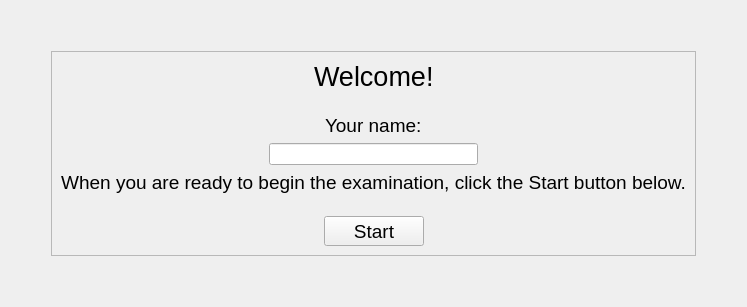
      <widget class="QWidget" name="startPage">
       <layout class="QGridLayout">
        <item row="0" column="0">
         <spacer>
          <property name="orientation">
           <enum>Qt::Horizontal</enum>
          </property>
          <property name="sizeHint" stdset="0">
           <size>
            <width>40</width>
            <height>20</height>
           </size>
          </property>
         </spacer>
        </item>
        <item row="0" column="1">
         <spacer>
          <property name="orientation">
           <enum>Qt::Vertical</enum>
          </property>
          <property name="sizeHint" stdset="0">
           <size>
            <width>20</width>
            <height>40</height>
           </size>
          </property>
         </spacer>
        </item>
        <item row="0" column="2">
         <spacer>
          <property name="orientation">
           <enum>Qt::Horizontal</enum>
          </property>
          <property name="sizeHint" stdset="0">
           <size>
            <width>40</width>
            <height>20</height>
           </size>
          </property>
         </spacer>
        </item>
        <item row="1" column="0">
         <spacer>
          <property name="orientation">
           <enum>Qt::Horizontal</enum>
          </property>
          <property name="sizeHint" stdset="0">
           <size>
            <width>40</width>
            <height>20</height>
           </size>
          </property>
         </spacer>
        </item>
        <item row="1" column="1">
         <widget class="QFrame" name="welcomeFrame">
          <property name="frameShape">
           <enum>QFrame::StyledPanel</enum>
          </property>
          <property name="frameShadow">
           <enum>QFrame::Raised</enum>
          </property>
          <layout class="QVBoxLayout">
           <item>
            <layout class="QHBoxLayout">
             <property name="spacing">
              <number>6</number>
             </property>
             <property name="margin">
              <number>0</number>
             </property>
             <item>
              <spacer>
               <property name="orientation">
                <enum>Qt::Horizontal</enum>
               </property>
               <property name="sizeHint" stdset="0">
                <size>
                 <width>40</width>
                 <height>20</height>
                </size>
               </property>
              </spacer>
             </item>
             <item>
              <widget class="QLabel" name="label_welcome">
               <property name="font">
                <font>
                 <pointsize>20</pointsize>
                </font>
               </property>
               <property name="text">
                <string>Welcome!</string>
               </property>
              </widget>
             </item>
             <item>
              <spacer>
               <property name="orientation">
                <enum>Qt::Horizontal</enum>
               </property>
               <property name="sizeHint" stdset="0">
                <size>
                 <width>40</width>
                 <height>20</height>
                </size>
               </property>
              </spacer>
             </item>
            </layout>
           </item>
           <item>
            <spacer>
             <property name="orientation">
              <enum>Qt::Vertical</enum>
             </property>
             <property name="sizeType">
              <enum>QSizePolicy::Preferred</enum>
             </property>
             <property name="sizeHint" stdset="0">
              <size>
               <width>481</width>
               <height>16</height>
              </size>
             </property>
            </spacer>
           </item>
           <item>
            <layout class="QHBoxLayout">
             <property name="spacing">
              <number>6</number>
             </property>
             <property name="margin">
              <number>0</number>
             </property>
             <item>
              <spacer>
               <property name="orientation">
                <enum>Qt::Horizontal</enum>
               </property>
               <property name="sizeHint" stdset="0">
                <size>
                 <width>40</width>
                 <height>20</height>
                </size>
               </property>
              </spacer>
             </item>
             <item>
              <widget class="QLabel" name="label_your_name">
               <property name="font">
                <font>
                 <pointsize>14</pointsize>
                </font>
               </property>
               <property name="text">
                <string>Your name:</string>
               </property>
              </widget>
             </item>
             <item>
              <spacer>
               <property name="orientation">
                <enum>Qt::Horizontal</enum>
               </property>
               <property name="sizeHint" stdset="0">
                <size>
                 <width>40</width>
                 <height>20</height>
                </size>
               </property>
              </spacer>
             </item>
            </layout>
           </item>
           <item>
            <layout class="QHBoxLayout">
             <property name="spacing">
              <number>6</number>
             </property>
             <property name="margin">
              <number>0</number>
             </property>
             <item>
              <spacer>
               <property name="orientation">
                <enum>Qt::Horizontal</enum>
               </property>
               <property name="sizeHint" stdset="0">
                <size>
                 <width>40</width>
                 <height>20</height>
                </size>
               </property>
              </spacer>
             </item>
             <item>
              <widget class="QLineEdit" name="nameLineEdit">
               <property name="minimumSize">
                <size>
                 <width>151</width>
                 <height>0</height>
                </size>
               </property>
              </widget>
             </item>
             <item>
              <spacer>
               <property name="orientation">
                <enum>Qt::Horizontal</enum>
               </property>
               <property name="sizeHint" stdset="0">
                <size>
                 <width>40</width>
                 <height>20</height>
                </size>
               </property>
              </spacer>
             </item>
            </layout>
           </item>
           <item>
            <widget class="QLabel" name="label_ready_note">
             <property name="font">
              <font>
               <pointsize>14</pointsize>
              </font>
             </property>
             <property name="text">
              <string>When you are ready to begin the examination, click the Start button below.</string>
             </property>
             <property name="alignment">
              <set>Qt::AlignCenter</set>
             </property>
            </widget>
           </item>
           <item>
            <spacer>
             <property name="orientation">
              <enum>Qt::Vertical</enum>
             </property>
             <property name="sizeType">
              <enum>QSizePolicy::Preferred</enum>
             </property>
             <property name="sizeHint" stdset="0">
              <size>
               <width>481</width>
               <height>16</height>
              </size>
             </property>
            </spacer>
           </item>
           <item>
            <layout class="QHBoxLayout">
             <property name="spacing">
              <number>6</number>
             </property>
             <property name="margin">
              <number>0</number>
             </property>
             <item>
              <spacer>
               <property name="orientation">
                <enum>Qt::Horizontal</enum>
               </property>
               <property name="sizeHint" stdset="0">
                <size>
                 <width>97</width>
                 <height>20</height>
                </size>
               </property>
              </spacer>
             </item>
             <item>
              <widget class="QToolButton" name="tbtnStart">
               <property name="minimumSize">
                <size>
                 <width>100</width>
                 <height>0</height>
                </size>
               </property>
               <property name="font">
                <font>
                 <pointsize>14</pointsize>
                </font>
               </property>
               <property name="text">
                <string>Start</string>
               </property>
               <property name="icon">
                <iconset resource="resources.qrc">
                 <normaloff>:/images/images/player_play.png</normaloff>:/images/images/player_play.png</iconset>
               </property>
               <property name="iconSize">
                <size>
                 <width>32</width>
                 <height>32</height>
                </size>
               </property>
               <property name="toolButtonStyle">
                <enum>Qt::ToolButtonTextBesideIcon</enum>
               </property>
              </widget>
             </item>
             <item>
              <spacer>
               <property name="orientation">
                <enum>Qt::Horizontal</enum>
               </property>
               <property name="sizeHint" stdset="0">
                <size>
                 <width>97</width>
                 <height>20</height>
                </size>
               </property>
              </spacer>
             </item>
            </layout>
           </item>
          </layout>
         </widget>
        </item>
        <item row="1" column="2">
         <spacer>
          <property name="orientation">
           <enum>Qt::Horizontal</enum>
          </property>
          <property name="sizeHint" stdset="0">
           <size>
            <width>40</width>
            <height>20</height>
           </size>
          </property>
         </spacer>
        </item>
        <item row="2" column="0">
         <spacer>
          <property name="orientation">
           <enum>Qt::Horizontal</enum>
          </property>
          <property name="sizeHint" stdset="0">
           <size>
            <width>40</width>
            <height>20</height>
           </size>
          </property>
         </spacer>
        </item>
        <item row="2" column="1">
         <spacer>
          <property name="orientation">
           <enum>Qt::Vertical</enum>
          </property>
          <property name="sizeHint" stdset="0">
           <size>
            <width>20</width>
            <height>40</height>
           </size>
          </property>
         </spacer>
        </item>
        <item row="2" column="2">
         <spacer>
          <property name="orientation">
           <enum>Qt::Horizontal</enum>
          </property>
          <property name="sizeHint" stdset="0">
           <size>
            <width>40</width>
            <height>20</height>
           </size>
          </property>
         </spacer>
        </item>
       </layout>
      </widget>
